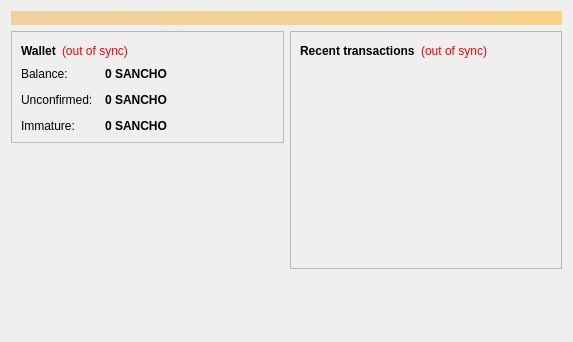
<?xml version="1.0" encoding="UTF-8"?>
<ui version="4.0">
 <class>OverviewPage</class>
 <widget class="QWidget" name="OverviewPage">
  <property name="geometry">
   <rect>
    <x>0</x>
    <y>0</y>
    <width>573</width>
    <height>342</height>
   </rect>
  </property>
  <property name="windowTitle">
   <string>Form</string>
  </property>
  <layout class="QVBoxLayout" name="topLayout">
   <item>
    <widget class="QLabel" name="labelAlerts">
     <property name="visible">
      <bool>false</bool>
     </property>
     <property name="styleSheet">
      <string notr="true">background-color: qlineargradient(x1: 0, y1: 0, x2: 1, y2: 0, stop:0 #F0D0A0, stop:1 #F8D488); color:#000000;</string>
     </property>
     <property name="wordWrap">
      <bool>true</bool>
     </property>
     <property name="margin">
      <number>3</number>
     </property>
    </widget>
   </item>
   <item>
    <layout class="QHBoxLayout" name="horizontalLayout" stretch="1,1">
     <item>
      <layout class="QVBoxLayout" name="verticalLayout_2">
       <item>
        <widget class="QFrame" name="frame">
         <property name="frameShape">
          <enum>QFrame::StyledPanel</enum>
         </property>
         <property name="frameShadow">
          <enum>QFrame::Raised</enum>
         </property>
         <layout class="QVBoxLayout" name="verticalLayout_4">
          <item>
           <layout class="QHBoxLayout" name="horizontalLayout_4">
            <item>
             <widget class="QLabel" name="label_5">
              <property name="font">
               <font>
                <weight>75</weight>
                <bold>true</bold>
               </font>
              </property>
              <property name="text">
               <string>Wallet</string>
              </property>
             </widget>
            </item>
            <item>
             <widget class="QLabel" name="labelWalletStatus">
              <property name="toolTip">
               <string>The displayed information may be out of date. Your wallet automatically synchronizes with the SanchoCoin network after a connection is established, but this process has not completed yet.</string>
              </property>
              <property name="styleSheet">
               <string notr="true">QLabel { color: red; }</string>
              </property>
              <property name="text">
               <string notr="true">(out of sync)</string>
              </property>
              <property name="alignment">
               <set>Qt::AlignLeading|Qt::AlignLeft|Qt::AlignVCenter</set>
              </property>
             </widget>
            </item>
            <item>
             <spacer name="horizontalSpacer_2">
              <property name="orientation">
               <enum>Qt::Horizontal</enum>
              </property>
              <property name="sizeHint" stdset="0">
               <size>
                <width>40</width>
                <height>20</height>
               </size>
              </property>
             </spacer>
            </item>
           </layout>
          </item>
          <item>
           <layout class="QFormLayout" name="formLayout_2">
            <property name="fieldGrowthPolicy">
             <enum>QFormLayout::AllNonFixedFieldsGrow</enum>
            </property>
            <property name="horizontalSpacing">
             <number>12</number>
            </property>
            <property name="verticalSpacing">
             <number>12</number>
            </property>
            <item row="0" column="0">
             <widget class="QLabel" name="label">
              <property name="text">
               <string>Balance:</string>
              </property>
             </widget>
            </item>
            <item row="0" column="1">
             <widget class="QLabel" name="labelBalance">
              <property name="font">
               <font>
                <weight>75</weight>
                <bold>true</bold>
               </font>
              </property>
              <property name="cursor">
               <cursorShape>IBeamCursor</cursorShape>
              </property>
              <property name="toolTip">
               <string>Your current balance</string>
              </property>
              <property name="text">
               <string notr="true">0 SANCHO</string>
              </property>
              <property name="textInteractionFlags">
               <set>Qt::LinksAccessibleByMouse|Qt::TextSelectableByKeyboard|Qt::TextSelectableByMouse</set>
              </property>
             </widget>
            </item>
            <item row="1" column="0">
             <widget class="QLabel" name="label_3">
              <property name="text">
               <string>Unconfirmed:</string>
              </property>
             </widget>
            </item>
            <item row="1" column="1">
             <widget class="QLabel" name="labelUnconfirmed">
              <property name="font">
               <font>
                <weight>75</weight>
                <bold>true</bold>
               </font>
              </property>
              <property name="cursor">
               <cursorShape>IBeamCursor</cursorShape>
              </property>
              <property name="toolTip">
               <string>Total of transactions that have yet to be confirmed, and do not yet count toward the current balance</string>
              </property>
              <property name="text">
               <string notr="true">0 SANCHO</string>
              </property>
              <property name="textInteractionFlags">
               <set>Qt::LinksAccessibleByMouse|Qt::TextSelectableByKeyboard|Qt::TextSelectableByMouse</set>
              </property>
             </widget>
            </item>
            <item row="2" column="0">
             <widget class="QLabel" name="labelImmatureText">
              <property name="text">
               <string>Immature:</string>
              </property>
             </widget>
            </item>
            <item row="2" column="1">
             <widget class="QLabel" name="labelImmature">
              <property name="font">
               <font>
                <weight>75</weight>
                <bold>true</bold>
               </font>
              </property>
              <property name="toolTip">
               <string>Mined balance that has not yet matured</string>
              </property>
              <property name="text">
               <string notr="true">0 SANCHO</string>
              </property>
              <property name="textInteractionFlags">
               <set>Qt::LinksAccessibleByMouse|Qt::TextSelectableByKeyboard|Qt::TextSelectableByMouse</set>
              </property>
             </widget>
            </item>
           </layout>
          </item>
         </layout>
        </widget>
       </item>
       <item>
        <spacer name="verticalSpacer">
         <property name="orientation">
          <enum>Qt::Vertical</enum>
         </property>
         <property name="sizeHint" stdset="0">
          <size>
           <width>20</width>
           <height>40</height>
          </size>
         </property>
        </spacer>
       </item>
      </layout>
     </item>
     <item>
      <layout class="QVBoxLayout" name="verticalLayout_3">
       <item>
        <widget class="QFrame" name="frame_2">
         <property name="frameShape">
          <enum>QFrame::StyledPanel</enum>
         </property>
         <property name="frameShadow">
          <enum>QFrame::Raised</enum>
         </property>
         <layout class="QVBoxLayout" name="verticalLayout">
          <item>
           <layout class="QHBoxLayout" name="horizontalLayout_2">
            <item>
             <widget class="QLabel" name="label_4">
              <property name="text">
               <string>&lt;b&gt;Recent transactions&lt;/b&gt;</string>
              </property>
             </widget>
            </item>
            <item>
             <widget class="QLabel" name="labelTransactionsStatus">
              <property name="toolTip">
               <string>The displayed information may be out of date. Your wallet automatically synchronizes with the SanchoCoin network after a connection is established, but this process has not completed yet.</string>
              </property>
              <property name="styleSheet">
               <string notr="true">QLabel { color: red; }</string>
              </property>
              <property name="text">
               <string notr="true">(out of sync)</string>
              </property>
              <property name="alignment">
               <set>Qt::AlignRight|Qt::AlignTrailing|Qt::AlignVCenter</set>
              </property>
             </widget>
            </item>
            <item>
             <spacer name="horizontalSpacer">
              <property name="orientation">
               <enum>Qt::Horizontal</enum>
              </property>
              <property name="sizeHint" stdset="0">
               <size>
                <width>40</width>
                <height>20</height>
               </size>
              </property>
             </spacer>
            </item>
           </layout>
          </item>
          <item>
           <widget class="QListView" name="listTransactions">
            <property name="styleSheet">
             <string notr="true">QListView { background: transparent; }</string>
            </property>
            <property name="frameShape">
             <enum>QFrame::NoFrame</enum>
            </property>
            <property name="verticalScrollBarPolicy">
             <enum>Qt::ScrollBarAlwaysOff</enum>
            </property>
            <property name="horizontalScrollBarPolicy">
             <enum>Qt::ScrollBarAlwaysOff</enum>
            </property>
            <property name="selectionMode">
             <enum>QAbstractItemView::NoSelection</enum>
            </property>
           </widget>
          </item>
         </layout>
        </widget>
       </item>
       <item>
        <spacer name="verticalSpacer_2">
         <property name="orientation">
          <enum>Qt::Vertical</enum>
         </property>
         <property name="sizeHint" stdset="0">
          <size>
           <width>20</width>
           <height>40</height>
          </size>
         </property>
        </spacer>
       </item>
      </layout>
     </item>
    </layout>
   </item>
  </layout>
 </widget>
 <resources/>
 <connections/>
</ui>
